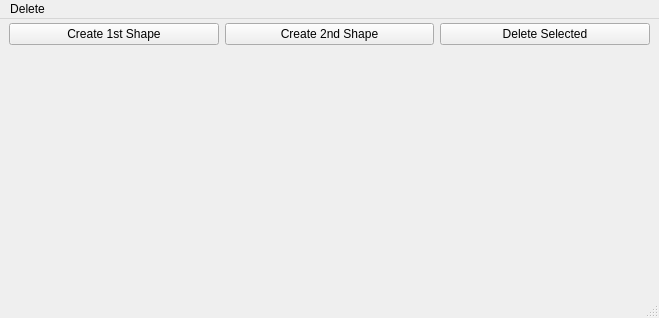
<?xml version="1.0" encoding="UTF-8"?>
<ui version="4.0">
 <class>ShapesMain</class>
 <widget class="QMainWindow" name="ShapesMain">
  <property name="geometry">
   <rect>
    <x>0</x>
    <y>0</y>
    <width>659</width>
    <height>318</height>
   </rect>
  </property>
  <property name="windowTitle">
   <string>ShapesMain</string>
  </property>
  <widget class="QWidget" name="centralwidget">
   <widget class="QWidget" name="horizontalLayoutWidget">
    <property name="geometry">
     <rect>
      <x>9</x>
      <y>0</y>
      <width>641</width>
      <height>31</height>
     </rect>
    </property>
    <layout class="QHBoxLayout" name="horizontalLayout">
     <item>
      <widget class="QPushButton" name="firstShapeButton">
       <property name="text">
        <string>Create 1st Shape</string>
       </property>
       <property name="checkable">
        <bool>true</bool>
       </property>
      </widget>
     </item>
     <item>
      <widget class="QPushButton" name="secondShapeButton">
       <property name="text">
        <string>Create 2nd Shape</string>
       </property>
       <property name="checkable">
        <bool>true</bool>
       </property>
      </widget>
     </item>
     <item>
      <widget class="QPushButton" name="deleteSelectedButton">
       <property name="text">
        <string>Delete Selected</string>
       </property>
      </widget>
     </item>
    </layout>
   </widget>
  </widget>
  <widget class="QStatusBar" name="statusbar"/>
  <widget class="QMenuBar" name="menubar">
   <property name="geometry">
    <rect>
     <x>0</x>
     <y>0</y>
     <width>659</width>
     <height>17</height>
    </rect>
   </property>
   <widget class="QMenu" name="menuDelete">
    <property name="title">
     <string>Delete</string>
    </property>
    <addaction name="actionDelete_All"/>
    <addaction name="actionDelete_Intersecting"/>
   </widget>
   <addaction name="menuDelete"/>
  </widget>
  <action name="actionDraw">
   <property name="text">
    <string>Draw</string>
   </property>
  </action>
  <action name="actionDelete_All">
   <property name="text">
    <string>Delete All</string>
   </property>
  </action>
  <action name="actionDelete_Intersecting">
   <property name="text">
    <string>Delete Intersecting</string>
   </property>
  </action>
 </widget>
 <resources/>
 <connections/>
</ui>
